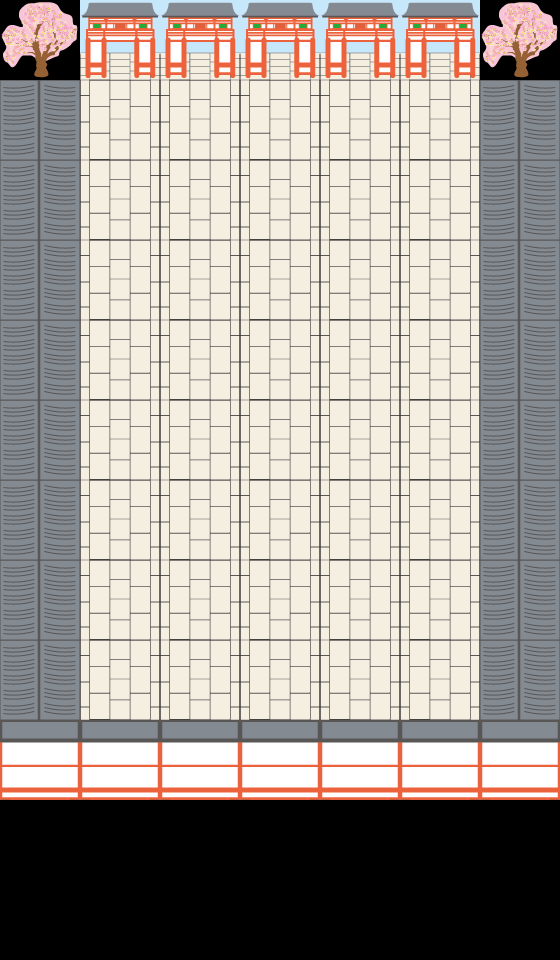

Rendered tile map (Tiled .tmx) drawn with the repository's tilesets; below, a short description and the map source with its tile grids summarised:
An orthogonal 7x12 tile map with 80x80 px tiles, 1 tile layer (baseLayer), 2 tilesets.

<map version="1.0" orientation="orthogonal" width="7" height="12" tilewidth="80" tileheight="80">
 <tileset firstgid="1" name="kusa-tuti" tilewidth="80" tileheight="80">
  <image source="kusa-tuti.png" width="80" height="400" />
  <tile id="0">
   <properties>
    <property name="Attr" value="0" />
   </properties>
  </tile>
  <tile id="1">
   <properties>
    <property name="Attr" value="100" />
   </properties>
  </tile>
  <tile id="4">
   <properties>
    <property name="Attr" value="1" />
   </properties>
  </tile>
 </tileset>
 <tileset firstgid="6" name="tiles" tilewidth="80" tileheight="80">
  <image source="tiles.png" width="80" height="400" />
  <tile id="0">
   <properties>
    <property name="Attr" value="0" />
   </properties>
  </tile>
  <tile id="1">
   <properties>
    <property name="Attr" value="100" />
   </properties>
  </tile>
  <tile id="2">
   <properties>
    <property name="Attr" value="0" />
   </properties>
  </tile>
  <tile id="3">
   <properties>
    <property name="Attr" value="0" />
   </properties>
  </tile>
  <tile id="4">
   <properties>
    <property name="Attr" value="1" />
   </properties>
  </tile>
 </tileset>
 <layer name="baseLayer" width="7" height="12">
  <data>[84 cells, 70 non-empty, 5 distinct tile ids]</data>
 </layer>
</map>
